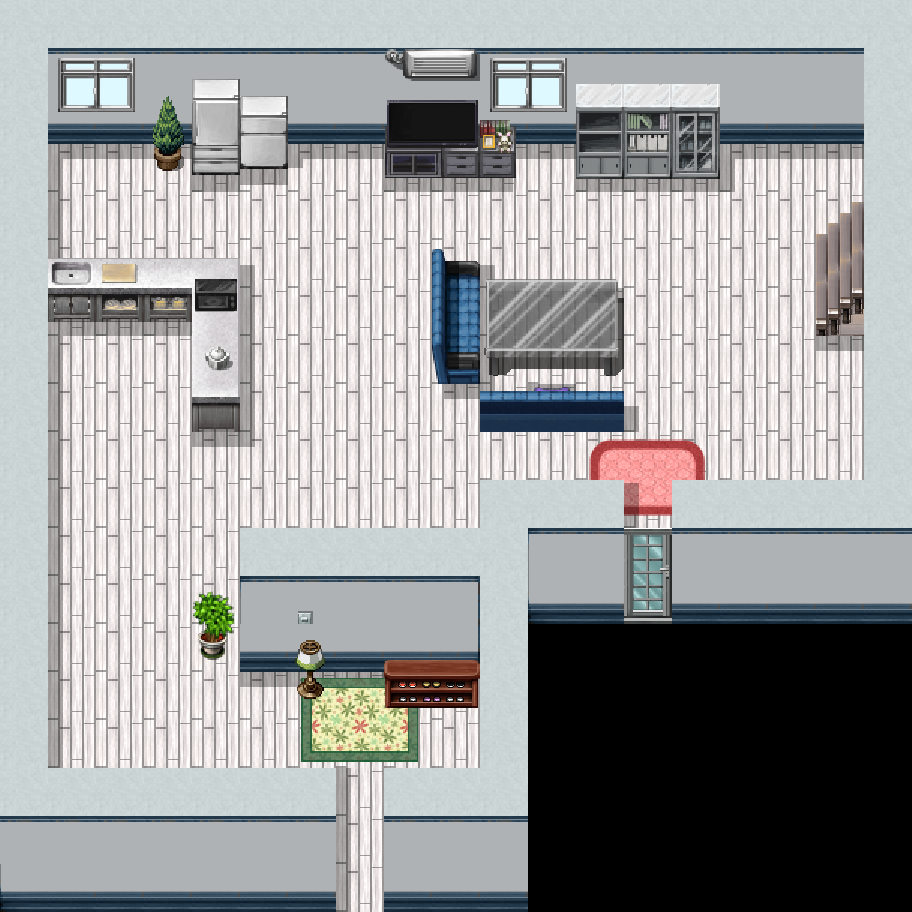

This is a level from a 2D game, rendered from its Tiled map with the project's own tilesets. A one-line summary and the map file follow, with tile-layer data summarised:
An orthogonal 19x19 tile map with 48x48 px tiles, 5 tile layers (块层 1, fin, 块层 5, 块层 2, ...), 10 tilesets and 4 objects (4x NPC).

<map version="1.0" orientation="orthogonal" renderorder="right-down" width="19" height="19" tilewidth="48" tileheight="48" nextobjectid="5">
 <properties>
  <property name="name" value="宿舍" />
 </properties>
 <tileset firstgid="1" name="shadows" tilewidth="48" tileheight="48" tilecount="100">
  <image source="shadows.png" width="480" height="480" />
 </tileset>
 <tileset firstgid="101" name="rpg_maker_vx___princess_room_by_ayene_chan-d5ygs7b" tilewidth="48" tileheight="48" tilecount="112">
  <image source="rpg_maker_vx___princess_room_by_ayene_chan-d5ygs7b.png" width="384" height="672" />
 </tileset>
 <tileset firstgid="213" name="tile_elements_ii_by_ayene_chan-d4becnf" tilewidth="48" tileheight="48" tilecount="72">
  <image source="tile_elements_ii_by_ayene_chan-d4becnf.png" width="432" height="384" />
 </tileset>
 <tileset firstgid="285" name="tilea4wallscyn_750" tilewidth="48" tileheight="48" tilecount="288">
  <image source="tilea4wallscyn_750.png" width="768" height="886" />
 </tileset>
 <tileset firstgid="573" name="rpg_maker_vx__modernrtp_tilec_by_painhurt-d3f7sm6" tilewidth="48" tileheight="48" tilecount="256">
  <image source="rpg_maker_vx__modernrtp_tilec_by_painhurt-d3f7sm6.png" width="768" height="768" />
 </tileset>
 <tileset firstgid="829" name="rpg_maker_vx_ace___kitchen_cabinets_by_ayene_chan-d7l0gdr" tilewidth="48" tileheight="48" tilecount="72">
  <image source="rpg_maker_vx_ace___kitchen_cabinets_by_ayene_chan-d7l0gdr.png" width="384" height="432" />
 </tileset>
 <tileset firstgid="901" name="rpg_maker_vx___stairs_by_ayene_chan-d6vzlkv" tilewidth="48" tileheight="48" tilecount="48">
  <image source="rpg_maker_vx___stairs_by_ayene_chan-d6vzlkv.png" width="414" height="312" />
 </tileset>
 <tileset firstgid="949" name="rpg_maker_vx___flowers_and_pots_by_ayene_chan-d7kq66n" tilewidth="48" tileheight="48" tilecount="117">
  <image source="rpg_maker_vx___flowers_and_pots_by_ayene_chan-d7kq66n.png" width="624" height="432" />
 </tileset>
 <tileset firstgid="1066" name="glo" tilewidth="48" tileheight="48" tilecount="4">
  <image source="glo.png" width="96" height="96" />
 </tileset>
 <tileset firstgid="1070" name="request_march_by_nicnubill-d7a6dq7" tilewidth="48" tileheight="48" tilecount="256">
  <image source="request_march_by_nicnubill-d7a6dq7.png" width="768" height="768" />
 </tileset>
 <layer name="块层 1" width="19" height="19">
  <data>[361 cells, 290 non-empty, 1 distinct tile ids]</data>
 </layer>
 <layer name="fin" width="19" height="19">
  <data>[361 cells, 80 non-empty, 24 distinct tile ids]</data>
 </layer>
 <layer name="块层 5" width="19" height="19">
  <data>[361 cells, 52 non-empty, 31 distinct tile ids]</data>
 </layer>
 <objectgroup name="对象层 2">
  <object id="1" name="PUBLIC" type="NPC" gid="1066" x="816" y="288" width="48" height="48">
   <properties>
    <property name="FOOT_EXECUTE" value="com.rpsg.rpg.core.RPG.setFlag(&quot;11isVisitedTwoFloor&quot;,true);teleport(&quot;twofloor&quot;,2,6,2);" />
   </properties>
  </object>
 </objectgroup>
 <layer name="块层 2" width="19" height="19">
  <data>[361 cells, 146 non-empty, 38 distinct tile ids]</data>
 </layer>
 <objectgroup name="对象层 1">
  <object id="2" name="PUBLIC" type="NPC" gid="1066" x="624" y="144" width="48" height="48">
   <properties>
    <property name="Z_EXECUTE" value="say(&quot;人类为何要互相伤害呢？\n回车测试？&quot;)" />
   </properties>
  </object>
  <object id="3" name="PUBLIC" type="NPC" gid="1066" x="336" y="720" width="48" height="64">
   <properties>
    <property name="AUTO_SCRIPT" value="s0-3.js" />
    <property name="ID" value="1" />
    <property name="IMAGE" value="walk_renko" />
    <property name="LOCK" value="true" />
    <property name="SHADOW" value="true" />
    <property name="Z_SCRIPT" value="test.js" />
   </properties>
  </object>
  <object id="4" name="PUBLIC" type="NPC" gid="1066" x="624" y="672" width="48" height="48">
   <properties>
    <property name="NEAR_EXECUTE" value="teleport(&quot;broom&quot;,0,1,2);" />
   </properties>
  </object>
 </objectgroup>
 <layer name="块层 4" width="19" height="19">
  <data>[361 cells, 43 non-empty, 17 distinct tile ids]</data>
 </layer>
</map>
